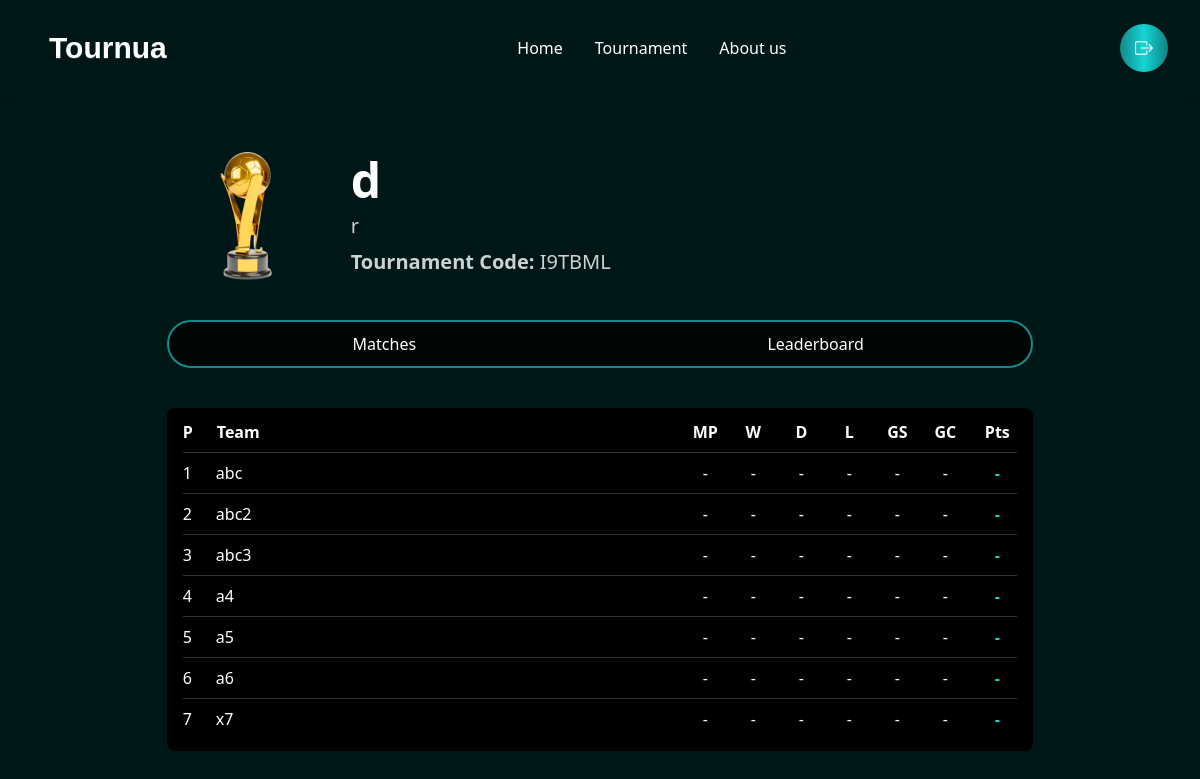
The page /Tournua/tournament/9/leaderboard/ on the database its author committed.
### tournua/models.py (models this page shows, shortened)
class Tournament(models.Model):
    user = models.ForeignKey(UserAccount, on_delete=models.CASCADE, related_name="tournaments")
    code = models.CharField(max_length=8, unique=True, editable=False)
    name = models.CharField(max_length=200)
    description = models.TextField(blank=True)
    trophy = models.ImageField(upload_to="trophies/", blank=True, null=True)
    tournament_type = models.CharField(max_length=50, choices=[("online", "Online"), ("offline", "Offline")])
    player_type = models.CharField(max_length=50, choices=[("single", "Single"), ("team", "Team")])
    format = models.CharField(max_length=50, choices=[("Knockout", "Knockout"), ("League", "League")])
    num_groups = models.IntegerField(default=2)
    teams_per_group = models.IntegerField(default=4)
    created_at = models.DateTimeField(auto_now_add=True)
    participants = models.ManyToManyField(UserAccount, related_name="joined_tournaments", blank=True)

class Team(models.Model):
    tournament = models.ForeignKey(Tournament, on_delete=models.CASCADE, related_name="teams")
    name = models.CharField(max_length=200)
    logo = models.ImageField(upload_to="team_logos/", blank=True, null=True)

### tournua/views.py (the view, shortened to what this page needs)
# urls.py: path("tournament/<int:tournament_id>/leaderboard/", views.leaderboard, name="leaderboard"),
def leaderboard(request, tournament_id):
    tournament = get_object_or_404(Tournament, id=tournament_id)
    matches = Match.objects.filter(tournament=tournament, played=True)
    teams = Team.objects.filter(tournament=tournament)  # all teams in tournament
    standings = {}
    for team in teams:
        standings[team.id] = {
            "team": team,
            "MP": 0,
            "W": 0,
            "D": 0,
            "L": 0,
            "GS": 0,
            "GC": 0,
            "Pts": 0,
            "played": False  # track if played at least one match
        }
    leaderboard = list(standings.values())
    played_teams = [t for t in leaderboard if t["played"]]
    unplayed_teams = [t for t in leaderboard if not t["played"]]
    played_teams.sort(key=lambda x: (x["Pts"], x["GS"] - x["GC"], x["GS"]), reverse=True)
    leaderboard = played_teams + unplayed_teams
    for i, row in enumerate(leaderboard, start=1):
        row["P"] = i
        if not row["played"]:
            for key in ["MP", "W", "D", "L", "GS", "GC", "Pts"]:
                row[key] = "-"
    return render(request, "leaderboard.html", {
        "tournament": tournament,
        "leaderboard": leaderboard
    })

### template/leaderboard.html (shortened to what this page needs)
{% load static %}
<!DOCTYPE html>
<html lang="en">
<head>
  <link href="https://cdn.jsdelivr.net/npm/daisyui@5" rel="stylesheet" type="text/css" />
  <script src="https://cdn.jsdelivr.net/npm/@tailwindcss/browser@4"></script>
  <link rel="stylesheet" href="https://cdn.jsdelivr.net/npm/bootstrap-icons@1.13.1/font/bootstrap-icons.min.css">
  <link rel="stylesheet" href="{% static 'css/style.css' %}">
</head>
<body class="bg-[#001717]">
<header class="w-full">
  <div class="navbar shadow-sm px-4 py-4 lg:px-8 lg:py-6 flex justify-between items-center">
    <a class="btn btn-ghost text-2xl lg:text-3xl text-white font-cs-gelios">Tournua</a>
    <div class="hidden lg:flex gap-8 text-white font-medium">
      <a href="#">Home</a>
      <a href="#">Tournament</a>
      <a href="#">About us</a>
    </div>
    <a href="{% url 'logout' %}" class="relative inline-flex items-center justify-center w-10 h-10 lg:w-12 lg:h-12 text-white bg-black rounded-full">
      <span class="absolute inset-0 rounded-full p-[2px] bg-gradient-to-r from-[#13898B] via-[#14D5D4] via-[#0C6083] to-[#118285]"></span>
      <span class="relative z-10 flex items-center justify-center w-full h-full rounded-full">
        <i class="bi bi-box-arrow-right text-lg"></i>
      </span>
    </a>
  </div>
</header>
<main class="flex flex-col items-center px-4 py-10 gap-10 lg:px-20">
  <div class="mx-auto h-auto w-10/12  bg-cover bg-center overflow-hidden">
    <div class="flex flex-col sm:flex-row sm:items-center gap-4 sm:gap-6">
      <img src="{% static 'trophies/Trophy1.png' %}" alt="Trophy" class="w-24 sm:w-32 lg:w-40 object-contain mx-auto sm:mx-0">
      <div class="text-white text-center sm:text-left space-y-2">
        <p class="text-3xl sm:text-4xl lg:text-5xl font-semibold">{{ tournament.name }}</p>
        <p class="text-lg sm:text-xl text-white/80">{{ tournament.description }}</p>
        <p class="text-lg sm:text-xl text-white/80"><b>Tournament Code:</b> {{ tournament.code }}</p>
      </div>
    </div>
    <div class="w-full flex rounded-3xl border-2 border-[#13898B] overflow-hidden text-white bg-black/70 backdrop-blur-md mt-6">
      <a href="{% url 'viewTournament' tournament.id %}" class="w-1/2 py-2.5 font-medium text-center transition-all duration-200 hover:bg-[#13898B]/30 focus:bg-[#13898B] focus:text-white">
        Matches
      </a>
      <button class="w-1/2 py-2.5 font-medium text-center transition-all duration-200 hover:bg-[#13898B]/30 focus:bg-[#13898B] focus:text-white">
        Leaderboard
      </button>
    </div>
    <div class="mt-10 overflow-x-auto">
      <div class="min-w-[600px] bg-black rounded-lg py-3 px-4 text-white">
        <div class="flex justify-between font-semibold text-sm sm:text-base mb-2">
          <div class="flex gap-4 sm:gap-6 min-w-[150px]">
            <p>P</p>
            <p>Team</p>
          </div>
          <div class="flex gap-3 sm:gap-4">
            <p class="w-8 text-center">MP</p>
            <p class="w-8 text-center">W</p>
            <p class="w-8 text-center">D</p>
            <p class="w-8 text-center">L</p>
            <p class="w-8 text-center">GS</p>
            <p class="w-8 text-center">GC</p>
            <p class="w-10 text-center">Pts</p>
          </div>
        </div>
        {% for row in leaderboard %}
        <div class="flex justify-between items-center border-t border-white/20 py-2 text-sm sm:text-base">
          <div class="flex gap-4 sm:gap-6 min-w-[150px]">
            <p>{{ row.P }}</p>
            <p class="font-medium truncate max-w-[100px] sm:max-w-[150px]">{{ row.team.name }}</p>
          </div>
          <div class="flex gap-3 sm:gap-4">
            <p class="w-8 text-center">{{ row.MP }}</p>
            <p class="w-8 text-center">{{ row.W }}</p>
            <p class="w-8 text-center">{{ row.D }}</p>
            <p class="w-8 text-center">{{ row.L }}</p>
            <p class="w-8 text-center">{{ row.GS }}</p>
            <p class="w-8 text-center">{{ row.GC }}</p>
            <p class="w-10 text-center font-bold text-[#14D5D4]">{{ row.Pts }}</p>
          </div>
        </div>
        {% empty %}
        <p class="text-center py-4 text-white/70">No leaderboard data available.</p>
        {% endfor %}
      </div>
    </div>
  </div>
</main>
</body>
</html>

### static/css/style.css (style rules this page uses)
.font-cs-gelios { font-family: "CS Gelios", sans-serif; }

### rows shown on the page
Tournament: name "d", description "r", code "I9TBML"
Team: P "1", team.name "abc", MP "-", W "-", D "-", L "-", GS "-", GC "-", Pts "-"
Team: P "2", team.name "abc2", MP "-", W "-", D "-", L "-", GS "-", GC "-", Pts "-"
Team: P "3", team.name "abc3", MP "-", W "-", D "-", L "-", GS "-", GC "-", Pts "-"
Team: P "4", team.name "a4", MP "-", W "-", D "-", L "-", GS "-", GC "-", Pts "-"
Team: P "5", team.name "a5", MP "-", W "-", D "-", L "-", GS "-", GC "-", Pts "-"
Team: P "6", team.name "a6", MP "-", W "-", D "-", L "-", GS "-", GC "-", Pts "-"
Team: P "7", team.name "x7", MP "-", W "-", D "-", L "-", GS "-", GC "-", Pts "-"
